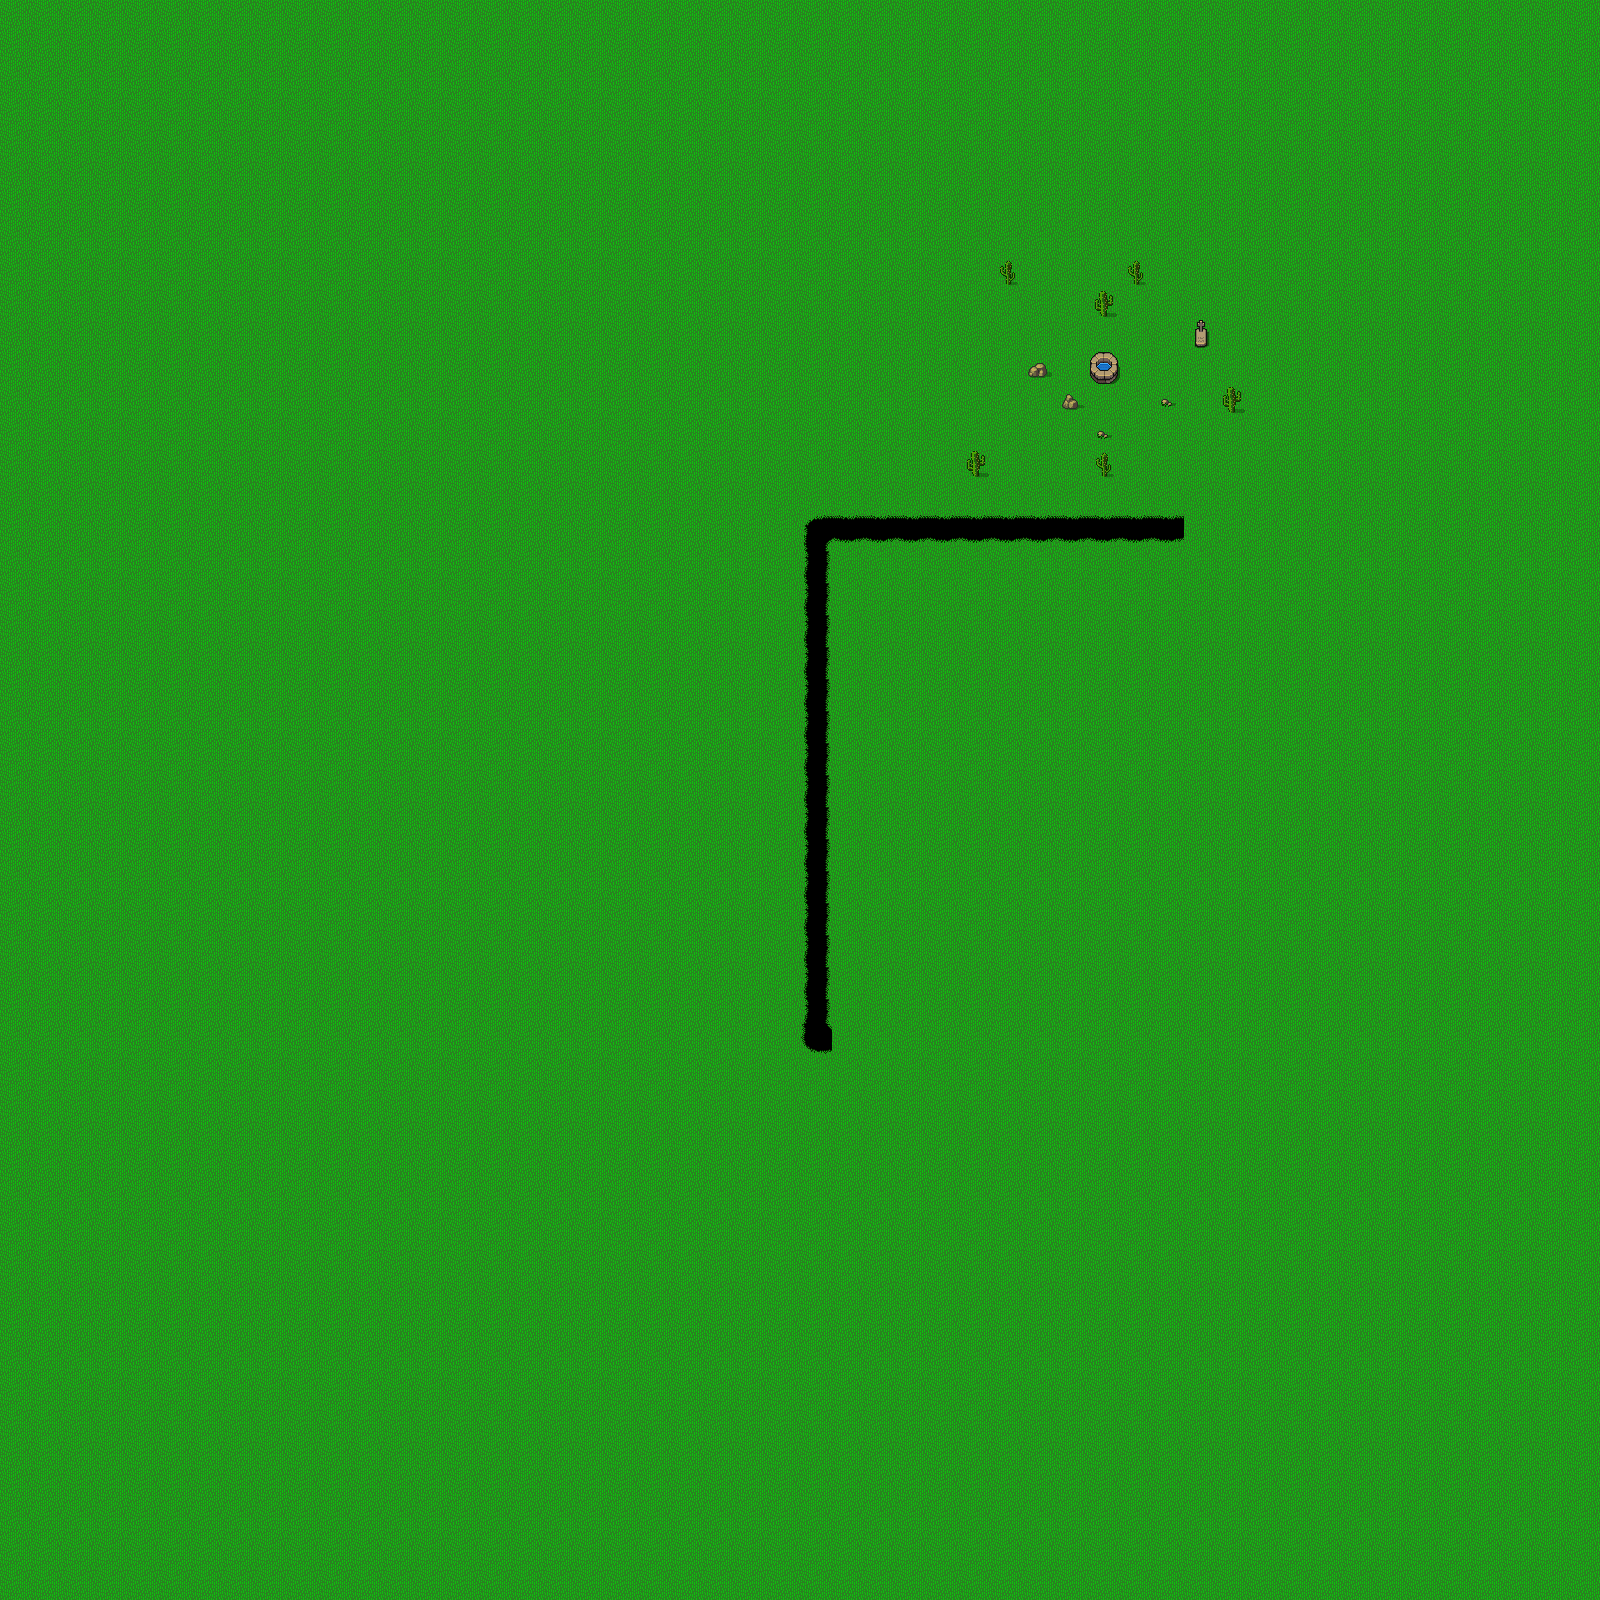

A level layout from a 2D game, rendered from its tile map. Below: a short description, then the map file with tile-grid data replaced by summaries:
An orthogonal 50x50 tile map with 32x32 px tiles, 3 tile layers (BottomLayer, TopLayer, EvenMoreTopLayer) and 10 objects.

<map version="1.5" tiledversion="1.7.2" orientation="orthogonal" renderorder="right-down" width="50" height="50" tilewidth="32" tileheight="32" infinite="0" nextlayerid="7" nextobjectid="39">
 <editorsettings>
  <export target="tiles.tmx" format="tmx" />
 </editorsettings>
 <tileset firstgid="1" source="../img/Landscapes.tsx" />
 <layer id="1" name="BottomLayer" width="50" height="50">
  <data>[2500 cells, 2500 non-empty, 5 distinct tile ids]</data>
 </layer>
 <layer id="3" name="TopLayer" width="50" height="50">
  <data>[2500 cells, 5 non-empty, 4 distinct tile ids]</data>
 </layer>
 <layer id="4" name="EvenMoreTopLayer" width="50" height="50">
  <data>[2500 cells, 7 non-empty, 3 distinct tile ids]</data>
 </layer>
 <objectgroup id="5" name="Objects" visible="0">
  <object id="23" x="1092" y="351" width="27" height="32" />
  <object id="29" x="1196" y="320" width="11" height="25" />
  <object id="30" x="1220" y="385" width="22" height="30" />
  <object id="31" x="1093" y="447" width="19" height="31" />
  <object id="32" x="965" y="446" width="22" height="31" />
  <object id="33" x="1000" y="256" width="17" height="29" />
  <object id="34" x="1093" y="287" width="21" height="30" />
  <object id="35" x="1127" y="256" width="17" height="32" />
  <object id="37" x="1030" y="362" width="18" height="15" />
  <object id="38" x="1062" y="394" width="17" height="13" />
 </objectgroup>
</map>
